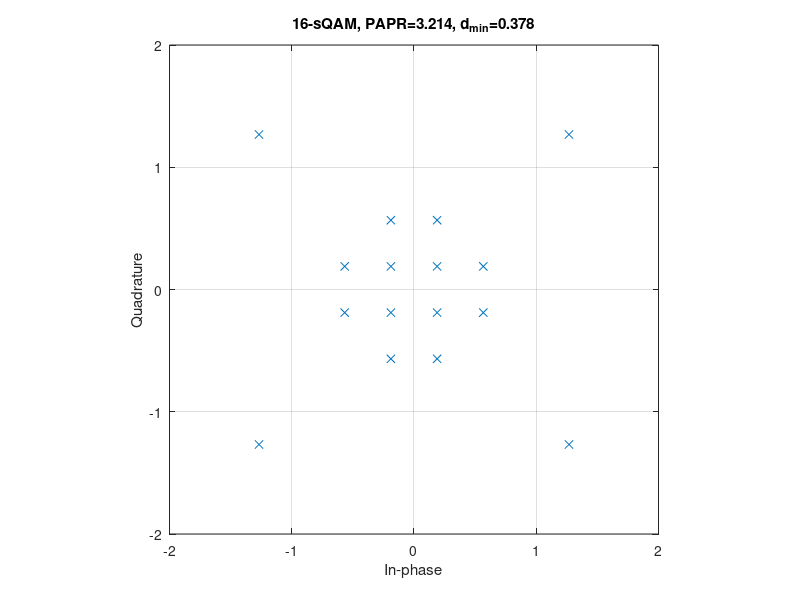

Write the MATLAB code that produced this figure.
M=16;
dmin=0.378;
points_per_axis = sqrt(M);
i=linspace((-3/2)*dmin, (3/2)*dmin, points_per_axis);
q=linspace((-3/2)*dmin, (3/2)*dmin, points_per_axis);
[I,Q] = meshgrid(i,q);
i=I(:);
q=Q(:);

%symbols s_{1}, s_{4}, s_{13}, s_{16} further from center
%I-coordinates
i(1)=(-1.2677);
i(4)=(-1.2677);
i(13)=(+1.2677);
i(16)=(+1.2677);

%Q-coordinates
q(1)=(+1.2677);
q(4)=(-1.2677);
q(13)=(-1.2677);
q(16)=(+1.2677);

figure;
plot(i,q,'x');
grid on;
axis square;
xlim([-2 2])
ylim([-2 2])
title('16-sQAM, PAPR=3.214, d_{min}=0.378');
xlabel('In-phase');
ylabel('Quadrature');

%saveas(gcf, 'sQAM_16.pdf');
